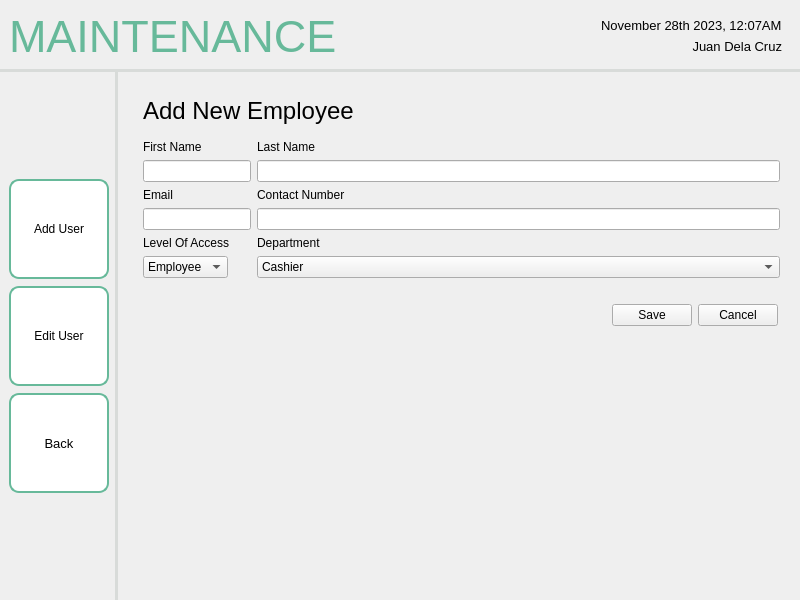
<?xml version="1.0" encoding="UTF-8"?>
<ui version="4.0">
 <class>MainWindow</class>
 <widget class="QMainWindow" name="MainWindow">
  <property name="geometry">
   <rect>
    <x>0</x>
    <y>0</y>
    <width>800</width>
    <height>600</height>
   </rect>
  </property>
  <property name="windowTitle">
   <string>MainWindow</string>
  </property>
  <widget class="QWidget" name="centralwidget">
   <layout class="QHBoxLayout" name="horizontalLayout">
    <property name="leftMargin">
     <number>0</number>
    </property>
    <property name="topMargin">
     <number>0</number>
    </property>
    <property name="rightMargin">
     <number>0</number>
    </property>
    <property name="bottomMargin">
     <number>0</number>
    </property>
    <item>
     <widget class="QFrame" name="frame">
      <property name="sizePolicy">
       <sizepolicy hsizetype="Preferred" vsizetype="Preferred">
        <horstretch>0</horstretch>
        <verstretch>0</verstretch>
       </sizepolicy>
      </property>
      <property name="frameShape">
       <enum>QFrame::NoFrame</enum>
      </property>
      <property name="frameShadow">
       <enum>QFrame::Plain</enum>
      </property>
      <layout class="QGridLayout" name="gridLayout_2">
       <property name="leftMargin">
        <number>0</number>
       </property>
       <property name="topMargin">
        <number>0</number>
       </property>
       <property name="rightMargin">
        <number>0</number>
       </property>
       <property name="bottomMargin">
        <number>0</number>
       </property>
       <property name="spacing">
        <number>0</number>
       </property>
       <item row="1" column="0">
        <widget class="QWidget" name="navbar_2" native="true">
         <property name="sizePolicy">
          <sizepolicy hsizetype="Fixed" vsizetype="Preferred">
           <horstretch>0</horstretch>
           <verstretch>0</verstretch>
          </sizepolicy>
         </property>
         <property name="styleSheet">
          <string notr="true">QWidget {
    border-right: 3px solid #D8DBD9;
}
</string>
         </property>
         <layout class="QVBoxLayout" name="verticalLayout_7">
          <property name="spacing">
           <number>7</number>
          </property>
          <item>
           <spacer name="verticalSpacer_4">
            <property name="orientation">
             <enum>Qt::Vertical</enum>
            </property>
            <property name="sizeHint" stdset="0">
             <size>
              <width>20</width>
              <height>40</height>
             </size>
            </property>
           </spacer>
          </item>
          <item>
           <widget class="QPushButton" name="pushButton_12">
            <property name="minimumSize">
             <size>
              <width>100</width>
              <height>100</height>
             </size>
            </property>
            <property name="maximumSize">
             <size>
              <width>100</width>
              <height>100</height>
             </size>
            </property>
            <property name="styleSheet">
             <string notr="true">QPushButton {
    background-color: white;
    border: 2px solid #67B99A;
    color: black;
    padding: 8px 16px;
    border-radius: 10px;
}

QPushButton:hover {
    border: 2px solid #4D926D;
}

QPushButton:pressed {
	background-color: #F0F0F0;
	border: 2px solid #265C42;
}</string>
            </property>
            <property name="text">
             <string>Add User</string>
            </property>
           </widget>
          </item>
          <item>
           <widget class="QPushButton" name="pushButton_13">
            <property name="minimumSize">
             <size>
              <width>100</width>
              <height>100</height>
             </size>
            </property>
            <property name="maximumSize">
             <size>
              <width>100</width>
              <height>100</height>
             </size>
            </property>
            <property name="styleSheet">
             <string notr="true">QPushButton {
    background-color: white;
    border: 2px solid #67B99A;
    color: black;
    padding: 8px 16px;
    border-radius: 10px;
}

QPushButton:hover {
    border: 2px solid #4D926D;
}

QPushButton:pressed {
	background-color: #F0F0F0;
	border: 2px solid #265C42;
}</string>
            </property>
            <property name="text">
             <string>Edit User</string>
            </property>
           </widget>
          </item>
          <item>
           <widget class="QPushButton" name="pushButton_14">
            <property name="sizePolicy">
             <sizepolicy hsizetype="Fixed" vsizetype="Fixed">
              <horstretch>0</horstretch>
              <verstretch>0</verstretch>
             </sizepolicy>
            </property>
            <property name="minimumSize">
             <size>
              <width>100</width>
              <height>100</height>
             </size>
            </property>
            <property name="maximumSize">
             <size>
              <width>100</width>
              <height>100</height>
             </size>
            </property>
            <property name="font">
             <font>
              <pointsize>10</pointsize>
             </font>
            </property>
            <property name="styleSheet">
             <string notr="true">QPushButton {
    background-color: white;
    border: 2px solid #67B99A;
    color: black;
    padding: 8px 16px;
    border-radius: 10px;
}

QPushButton:hover {
    border: 2px solid #4D926D;
}

QPushButton:pressed {
	background-color: #F0F0F0;
	border: 2px solid #265C42;
}</string>
            </property>
            <property name="text">
             <string>Back</string>
            </property>
            <property name="icon">
             <iconset resource="logo1.qrc">
              <normaloff>:/newPrefix/entypo_back.png</normaloff>:/newPrefix/entypo_back.png</iconset>
            </property>
            <property name="autoRepeat">
             <bool>false</bool>
            </property>
           </widget>
          </item>
          <item>
           <spacer name="verticalSpacer_5">
            <property name="orientation">
             <enum>Qt::Vertical</enum>
            </property>
            <property name="sizeHint" stdset="0">
             <size>
              <width>20</width>
              <height>40</height>
             </size>
            </property>
           </spacer>
          </item>
         </layout>
        </widget>
       </item>
       <item row="0" column="0" colspan="2">
        <widget class="QWidget" name="header_2" native="true">
         <property name="styleSheet">
          <string notr="true">QWidget {
    border-bottom: 3px solid #D8DBD9; 
}
</string>
         </property>
         <layout class="QHBoxLayout" name="horizontalLayout_13">
          <item>
           <widget class="QLabel" name="label_22">
            <property name="font">
             <font>
              <pointsize>-1</pointsize>
             </font>
            </property>
            <property name="layoutDirection">
             <enum>Qt::LeftToRight</enum>
            </property>
            <property name="styleSheet">
             <string notr="true">QLabel {
    color: #67B99A;
    font-size: 45px;
}</string>
            </property>
            <property name="text">
             <string>MAINTENANCE</string>
            </property>
            <property name="scaledContents">
             <bool>false</bool>
            </property>
           </widget>
          </item>
          <item>
           <spacer name="horizontalSpacer_2">
            <property name="orientation">
             <enum>Qt::Horizontal</enum>
            </property>
            <property name="sizeHint" stdset="0">
             <size>
              <width>40</width>
              <height>20</height>
             </size>
            </property>
           </spacer>
          </item>
          <item>
           <widget class="QFrame" name="frame_2">
            <layout class="QVBoxLayout" name="verticalLayout_12">
             <item>
              <widget class="QLabel" name="label_23">
               <property name="font">
                <font>
                 <pointsize>10</pointsize>
                </font>
               </property>
               <property name="styleSheet">
                <string notr="true">QLabel {
    color: black;
}</string>
               </property>
               <property name="text">
                <string>November 28th 2023, 12:07AM</string>
               </property>
              </widget>
             </item>
             <item>
              <widget class="QLabel" name="label_24">
               <property name="font">
                <font>
                 <pointsize>10</pointsize>
                </font>
               </property>
               <property name="styleSheet">
                <string notr="true">QLabel {
    color: black;
}</string>
               </property>
               <property name="text">
                <string>Juan Dela Cruz</string>
               </property>
               <property name="alignment">
                <set>Qt::AlignRight|Qt::AlignTrailing|Qt::AlignVCenter</set>
               </property>
              </widget>
             </item>
            </layout>
           </widget>
          </item>
         </layout>
        </widget>
       </item>
       <item row="1" column="1">
        <widget class="QWidget" name="Content_2" native="true">
         <layout class="QVBoxLayout" name="verticalLayout_8">
          <property name="leftMargin">
           <number>25</number>
          </property>
          <property name="topMargin">
           <number>25</number>
          </property>
          <property name="rightMargin">
           <number>11</number>
          </property>
          <item>
           <widget class="QLabel" name="label_5">
            <property name="font">
             <font>
              <pointsize>18</pointsize>
             </font>
            </property>
            <property name="text">
             <string>Add New Employee</string>
            </property>
           </widget>
          </item>
          <item>
           <widget class="QWidget" name="widget" native="true">
            <layout class="QFormLayout" name="formLayout_2">
             <property name="leftMargin">
              <number>0</number>
             </property>
             <item row="1" column="0">
              <widget class="QLabel" name="label_14">
               <property name="text">
                <string>First Name</string>
               </property>
              </widget>
             </item>
             <item row="1" column="1">
              <widget class="QLabel" name="label_15">
               <property name="text">
                <string>Last Name</string>
               </property>
              </widget>
             </item>
             <item row="2" column="0">
              <widget class="QLineEdit" name="lineEdit_2"/>
             </item>
             <item row="2" column="1">
              <widget class="QLineEdit" name="lineEdit_3"/>
             </item>
             <item row="3" column="0">
              <widget class="QLabel" name="label_16">
               <property name="text">
                <string>Email</string>
               </property>
              </widget>
             </item>
             <item row="3" column="1">
              <widget class="QLabel" name="label_17">
               <property name="text">
                <string>Contact Number</string>
               </property>
              </widget>
             </item>
             <item row="4" column="0">
              <widget class="QLineEdit" name="lineEdit_4"/>
             </item>
             <item row="4" column="1">
              <widget class="QLineEdit" name="lineEdit_5"/>
             </item>
             <item row="5" column="0">
              <widget class="QLabel" name="label_18">
               <property name="text">
                <string>Level Of Access</string>
               </property>
              </widget>
             </item>
             <item row="5" column="1">
              <widget class="QLabel" name="label_19">
               <property name="text">
                <string>Department</string>
               </property>
              </widget>
             </item>
             <item row="6" column="0">
              <widget class="QComboBox" name="comboBox">
               <item>
                <property name="text">
                 <string>Employee</string>
                </property>
               </item>
               <item>
                <property name="text">
                 <string>Admin</string>
                </property>
               </item>
              </widget>
             </item>
             <item row="6" column="1">
              <widget class="QComboBox" name="comboBox_2">
               <item>
                <property name="text">
                 <string>Cashier</string>
                </property>
               </item>
               <item>
                <property name="text">
                 <string>KItchen</string>
                </property>
               </item>
              </widget>
             </item>
            </layout>
           </widget>
          </item>
          <item>
           <widget class="QWidget" name="widget_3" native="true">
            <property name="sizePolicy">
             <sizepolicy hsizetype="Preferred" vsizetype="Preferred">
              <horstretch>0</horstretch>
              <verstretch>0</verstretch>
             </sizepolicy>
            </property>
            <layout class="QHBoxLayout" name="horizontalLayout_10">
             <property name="leftMargin">
              <number>11</number>
             </property>
             <property name="topMargin">
              <number>11</number>
             </property>
             <property name="rightMargin">
              <number>11</number>
             </property>
             <property name="bottomMargin">
              <number>11</number>
             </property>
             <item>
              <spacer name="horizontalSpacer_3">
               <property name="orientation">
                <enum>Qt::Horizontal</enum>
               </property>
               <property name="sizeHint" stdset="0">
                <size>
                 <width>40</width>
                 <height>20</height>
                </size>
               </property>
              </spacer>
             </item>
             <item>
              <widget class="QPushButton" name="pushButton_15">
               <property name="text">
                <string>Save</string>
               </property>
              </widget>
             </item>
             <item>
              <widget class="QPushButton" name="pushButton_16">
               <property name="text">
                <string>Cancel</string>
               </property>
              </widget>
             </item>
            </layout>
           </widget>
          </item>
          <item>
           <spacer name="verticalSpacer_6">
            <property name="orientation">
             <enum>Qt::Vertical</enum>
            </property>
            <property name="sizeHint" stdset="0">
             <size>
              <width>20</width>
              <height>40</height>
             </size>
            </property>
           </spacer>
          </item>
         </layout>
        </widget>
       </item>
      </layout>
     </widget>
    </item>
   </layout>
  </widget>
 </widget>
 <resources>
  <include location="logo1.qrc"/>
 </resources>
 <connections/>
</ui>
